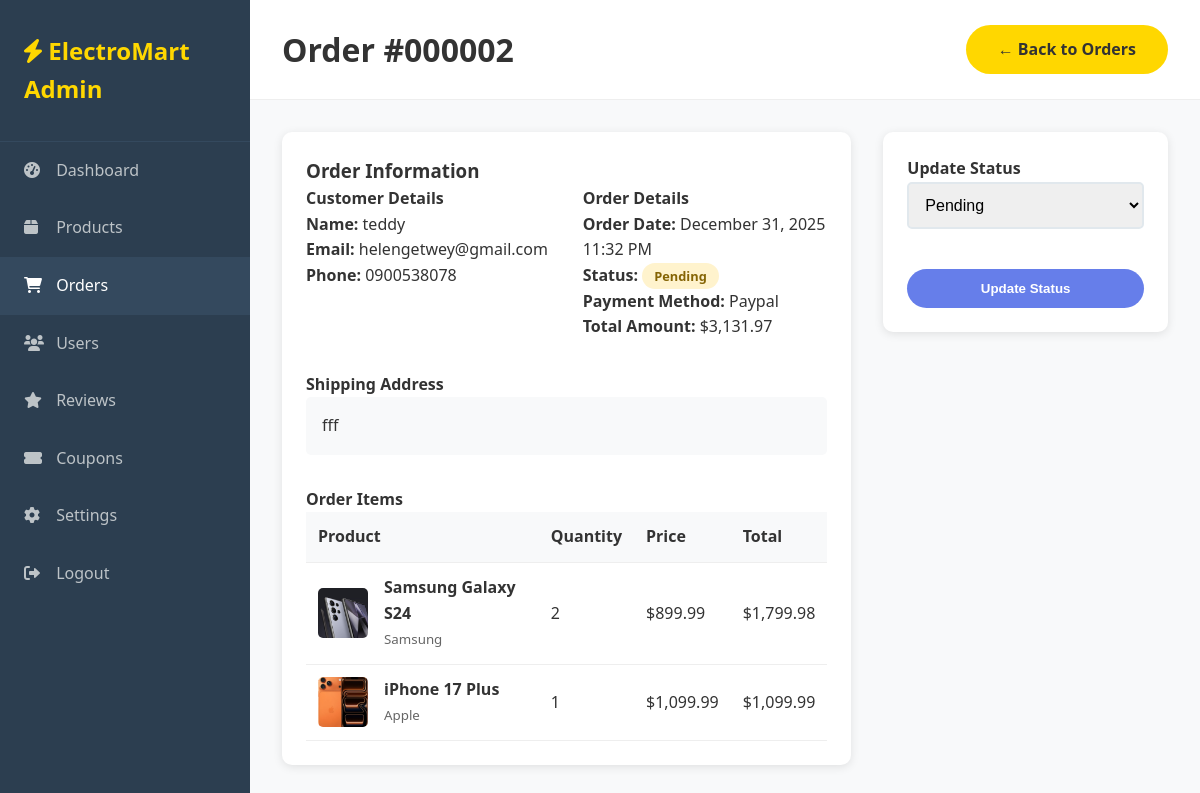
The page /admin/order-details.php?id=2 (signed in) on the database its author committed.
### tables this page shows
CREATE TABLE `orders` (
  `id` int(11) NOT NULL,
  `user_id` int(11) DEFAULT NULL,
  `total_amount` decimal(10,2) NOT NULL,
  `status` enum('pending','processing','shipped','delivered','cancelled') DEFAULT 'pending',
  `shipping_address` text NOT NULL,
  `payment_method` varchar(50) DEFAULT NULL,
  `created_at` timestamp NOT NULL DEFAULT current_timestamp()
);

CREATE TABLE `users` (
  `id` int(11) NOT NULL,
  `username` varchar(50) NOT NULL,
  `email` varchar(100) NOT NULL,
  `password` varchar(255) NOT NULL,
  `full_name` varchar(100) NOT NULL,
  `phone` varchar(20) DEFAULT NULL,
  `address` text DEFAULT NULL,
  `created_at` timestamp NOT NULL DEFAULT current_timestamp()
);

CREATE TABLE `order_items` (
  `id` int(11) NOT NULL,
  `order_id` int(11) DEFAULT NULL,
  `product_id` int(11) DEFAULT NULL,
  `quantity` int(11) NOT NULL,
  `price` decimal(10,2) NOT NULL
);

CREATE TABLE `products` (
  `id` int(11) NOT NULL,
  `name` varchar(200) NOT NULL,
  `description` text DEFAULT NULL,
  `price` decimal(10,2) NOT NULL,
  `category_id` int(11) DEFAULT NULL,
  `stock_quantity` int(11) DEFAULT 0,
  `image` varchar(255) DEFAULT NULL,
  `specifications` text DEFAULT NULL,
  `brand` varchar(100) DEFAULT NULL,
  `model` varchar(100) DEFAULT NULL,
  `warranty` varchar(50) DEFAULT NULL,
  `status` enum('active','inactive') DEFAULT 'active',
  `created_at` timestamp NOT NULL DEFAULT current_timestamp()
);

### includes/config.php (called while the page is built, shortened)
<?php
function formatPrice($price) {
    return '$' . number_format($price, 2);
}
?>

### admin/order-details.php (the view, shortened to what this page needs)
<?php
require_once '../includes/config.php';
$order_id = (int)($_GET['id'] ?? 0);
$stmt = $pdo->prepare("
    SELECT o.*, u.full_name, u.email, u.phone
    FROM orders o
    JOIN users u ON o.user_id = u.id
    WHERE o.id = ?
");
    $stmt->execute([$order_id]);
    $order = $stmt->fetch();
$stmt = $pdo->prepare("
    SELECT oi.*, p.name, p.image, p.brand
    FROM order_items oi
    JOIN products p ON oi.product_id = p.id
    WHERE oi.order_id = ?
");
$stmt->execute([$order_id]);
$order_items = $stmt->fetchAll();
?>
<!DOCTYPE html>
<html lang="en">
<head>
    <link rel="stylesheet" href="../css/style.css">
    <link rel="stylesheet" href="https://cdnjs.cloudflare.com/ajax/libs/font-awesome/6.0.0/css/all.min.css">
</head>
<body>
    <div class="admin-layout">
        <aside class="admin-sidebar">
            <div class="admin-logo">
                <h2><i class="fas fa-bolt"></i> ElectroMart Admin</h2>
            </div>
            <nav class="admin-nav">
                <ul>
                    <li><a href="dashboard.php"><i class="fas fa-tachometer-alt"></i> Dashboard</a></li>
                    <li><a href="products.php"><i class="fas fa-box"></i> Products</a></li>
                    <li><a href="orders.php" class="active"><i class="fas fa-shopping-cart"></i> Orders</a></li>
                    <li><a href="users.php"><i class="fas fa-users"></i> Users</a></li>
                    <li><a href="reviews.php"><i class="fas fa-star"></i> Reviews</a></li>
                    <li><a href="coupons.php"><i class="fas fa-ticket-alt"></i> Coupons</a></li>
                    <li><a href="settings.php"><i class="fas fa-cog"></i> Settings</a></li>
                    <li><a href="logout.php"><i class="fas fa-sign-out-alt"></i> Logout</a></li>
                </ul>
            </nav>
        </aside>
        <main class="admin-main">
            <header class="admin-header">
                <h1>Order #<?php echo str_pad($order['id'], 6, '0', STR_PAD_LEFT); ?></h1>
                <div class="admin-user">
                    <a href="orders.php" class="btn">← Back to Orders</a>
                </div>
            </header>
            <div class="admin-content">
                <div style="display: grid; grid-template-columns: 2fr 1fr; gap: 2rem;">
                    <div class="admin-card">
                        <h3>Order Information</h3>
                        <div style="display: grid; grid-template-columns: 1fr 1fr; gap: 2rem; margin-bottom: 2rem;">
                            <div>
                                <h4>Customer Details</h4>
                                <p><strong>Name:</strong> <?php echo htmlspecialchars($order['full_name']); ?></p>
                                <p><strong>Email:</strong> <?php echo htmlspecialchars($order['email']); ?></p>
                                <?php if ($order['phone']): ?>
                                    <p><strong>Phone:</strong> <?php echo htmlspecialchars($order['phone']); ?></p>
                                <?php endif; ?>
                            </div>
                            <div>
                                <h4>Order Details</h4>
                                <p><strong>Order Date:</strong> <?php echo date('F j, Y g:i A', strtotime($order['created_at'])); ?></p>
                                <p><strong>Status:</strong>
                                    <span class="status-badge status-<?php echo $order['status']; ?>">
                                        <?php echo ucfirst($order['status']); ?>
                                    </span>
                                </p>
                                <p><strong>Payment Method:</strong> <?php echo ucwords(str_replace('_', ' ', $order['payment_method'])); ?></p>
                                <p><strong>Total Amount:</strong> <?php echo formatPrice($order['total_amount']); ?></p>
                            </div>
                        </div>
                        <h4>Shipping Address</h4>
                        <div style="background: #f8f9fa; padding: 1rem; border-radius: 5px; margin-bottom: 2rem;">
                            <?php echo nl2br(htmlspecialchars($order['shipping_address'])); ?>
                        </div>
                        <h4>Order Items</h4>
                        <table class="admin-table">
                            <thead>
                                <tr>
                                    <th>Product</th>
                                    <th>Quantity</th>
                                    <th>Price</th>
                                    <th>Total</th>
                                </tr>
                            </thead>
                            <tbody>
                                <?php foreach ($order_items as $item): ?>
                                    <tr>
                                        <td>
                                            <div style="display: flex; align-items: center; gap: 1rem;">
                                                <?php $image = $item['image'] ? "../images/products/{$item['image']}" : "../images/placeholder.jpg"; ?>
                                                <img src="<?php echo $image; ?>" alt="<?php echo htmlspecialchars($item['name']); ?>"
                                                     style="width: 50px; height: 50px; object-fit: cover; border-radius: 5px;"
                                                     onerror="this.src='../images/placeholder.jpg'">
                                                <div>
                                                    <div style="font-weight: bold;"><?php echo htmlspecialchars($item['name']); ?></div>
                                                    <small style="color: #666;"><?php echo htmlspecialchars($item['brand']); ?></small>
                                                </div>
                                            </div>
                                        </td>
                                        <td><?php echo $item['quantity']; ?></td>
                                        <td><?php echo formatPrice($item['price']); ?></td>
                                        <td><?php echo formatPrice($item['price'] * $item['quantity']); ?></td>
                                    </tr>
                                <?php endforeach; ?>
                            </tbody>
                        </table>
                    </div>
                    <div>
                        <div class="admin-card" style="margin-bottom: 2rem;">
                            <h4>Update Status</h4>
                            <form method="POST" action="orders.php">
                                <div class="form-group">
                                    <select name="status" class="form-control">
                                        <option value="pending" <?php echo $order['status'] === 'pending' ? 'selected' : ''; ?>>Pending</option>
                                    </select>
                                </div>
                                <button type="submit" name="update_status" value="1" class="btn btn-primary" style="width: 100%;">
                                    Update Status
                                </button>
                            </form>
                        </div>
                    </div>
                </div>
            </div>
        </main>
    </div>
</body>
</html>

### css/style.css (style rules this page uses)
* { margin: 0; padding: 0; box-sizing: border-box; }
body { font-family: 'Segoe UI', Tahoma, Geneva, Verdana, sans-serif; line-height: 1.6; color: #333; background-color: #f8f9fa; }
.btn { display: inline-block; padding: 0.75rem 2rem; background: #ffd700; color: #333; text-decoration: none; border-radius: 25px; font-weight: bold; transition: all 0.3s; border: none; cursor: pointer; }
.btn-primary { background: #667eea; color: white; }
.form-group { margin-bottom: 1.5rem; }
.form-group input, .form-group textarea, .form-group select { width: 100%; padding: 0.75rem; border: 2px solid #e1e8ed; border-radius: 5px; font-size: 1rem; transition: border-color 0.3s; }

### admin/order-details.php (style rules this page uses)
.admin-layout { display: flex; min-height: 100vh; }
.admin-sidebar { width: 250px; background: #2c3e50; color: white; }
.admin-logo { padding: 2rem 1.5rem; border-bottom: 1px solid #34495e; }
.admin-logo h2 { margin: 0; color: #ffd700; }
.admin-nav ul { list-style: none; padding: 0; margin: 0; }
.admin-nav a { display: block; padding: 1rem 1.5rem; color: #bdc3c7; text-decoration: none; transition: all 0.3s; }
.admin-nav a:hover, .admin-nav a.active { background: #34495e; color: white; }
.admin-nav i { margin-right: 0.5rem; width: 20px; }
.admin-main { flex: 1; background: #f8f9fa; }
.admin-header { background: white; padding: 1.5rem 2rem; border-bottom: 1px solid #eee; display: flex; justify-content: space-between; align-items: center; }
.admin-content { padding: 2rem; }
.admin-card { background: white; padding: 1.5rem; border-radius: 10px; box-shadow: 0 2px 10px rgba(0,0,0,0.1); }
.admin-table { width: 100%; border-collapse: collapse; }
.admin-table th, .admin-table td { padding: 0.75rem; text-align: left; border-bottom: 1px solid #eee; }
.admin-table th { background: #f8f9fa; font-weight: bold; color: #333; }
.status-badge { padding: 0.25rem 0.75rem; border-radius: 15px; font-size: 0.8rem; font-weight: bold; }
.status-pending { background: #fff3cd; color: #856404; }
.form-control { width: 100%; padding: 0.5rem; border: 1px solid #ddd; border-radius: 3px; margin-bottom: 1rem; }

### rows shown on the page
orders: id "000002", user.full_name "teddy", user.email "helengetwey@gmail.com", user.phone "0900538078", created_at "December 31, 2025 11:32 PM", status "Pending", payment_method "Paypal", total_amount "$3,131.97", shipping_address "fff"
order_items: product.image (picture), product.name "Samsung Galaxy S24", product.brand "Samsung", quantity "2", price "$899.99", formatPrice($item['price'] * $item['quantity']) "$1,799.98"
order_items: product.image (picture), product.name "iPhone 17 Plus", product.brand "Apple", quantity "1", price "$1,099.99", formatPrice($item['price'] * $item['quantity']) "$1,099.99"
